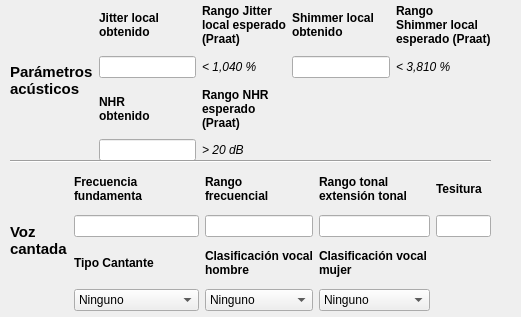
    <widget class="QWidget" name="tab4">
     <property name="geometry">
      <rect>
       <x>0</x>
       <y>0</y>
       <width>521</width>
       <height>317</height>
      </rect>
     </property>
     <attribute name="label">
      <string>Parámetros acústicos y voz cantada</string>
     </attribute>
     <widget class="QWidget" name="layoutWidget_4">
      <property name="geometry">
       <rect>
        <x>10</x>
        <y>0</y>
        <width>481</width>
        <height>161</height>
       </rect>
      </property>
      <layout class="QGridLayout" name="gridLayout_7">
       <item row="1" column="3">
        <widget class="QLineEdit" name="editSLO">
         <property name="inputMethodHints">
          <set>Qt::ImhFormattedNumbersOnly</set>
         </property>
        </widget>
       </item>
       <item row="1" column="4">
        <widget class="QLabel" name="label_52">
         <property name="font">
          <font>
           <italic>true</italic>
          </font>
         </property>
         <property name="text">
          <string>&lt; 3,810 %</string>
         </property>
        </widget>
       </item>
       <item row="3" column="1">
        <widget class="QLineEdit" name="editNHR">
         <property name="inputMethodHints">
          <set>Qt::ImhDigitsOnly</set>
         </property>
        </widget>
       </item>
       <item row="3" column="2">
        <widget class="QLabel" name="label_49">
         <property name="font">
          <font>
           <italic>true</italic>
          </font>
         </property>
         <property name="text">
          <string>&gt; 20 dB</string>
         </property>
        </widget>
       </item>
       <item row="2" column="1">
        <widget class="QLabel" name="label_47">
         <property name="font">
          <font>
           <pointsize>9</pointsize>
           <weight>75</weight>
           <bold>true</bold>
          </font>
         </property>
         <property name="text">
          <string>NHR
obtenido</string>
         </property>
        </widget>
       </item>
       <item row="2" column="2">
        <widget class="QLabel" name="label_48">
         <property name="font">
          <font>
           <pointsize>9</pointsize>
           <weight>75</weight>
           <bold>true</bold>
          </font>
         </property>
         <property name="text">
          <string>Rango NHR
esperado
(Praat)</string>
         </property>
        </widget>
       </item>
       <item row="0" column="4">
        <widget class="QLabel" name="label_50">
         <property name="font">
          <font>
           <pointsize>9</pointsize>
           <weight>75</weight>
           <italic>false</italic>
           <bold>true</bold>
          </font>
         </property>
         <property name="text">
          <string>Rango
Shimmer local
esperado (Praat)</string>
         </property>
        </widget>
       </item>
       <item row="0" column="2">
        <widget class="QLabel" name="label_46">
         <property name="font">
          <font>
           <pointsize>9</pointsize>
           <weight>75</weight>
           <italic>false</italic>
           <bold>true</bold>
          </font>
         </property>
         <property name="text">
          <string>Rango Jitter
local esperado
(Praat)</string>
         </property>
        </widget>
       </item>
       <item row="0" column="1">
        <widget class="QLabel" name="label_45">
         <property name="font">
          <font>
           <pointsize>9</pointsize>
           <weight>75</weight>
           <bold>true</bold>
          </font>
         </property>
         <property name="text">
          <string>Jitter local
obtenido</string>
         </property>
        </widget>
       </item>
       <item row="1" column="2">
        <widget class="QLabel" name="label_51">
         <property name="font">
          <font>
           <italic>true</italic>
          </font>
         </property>
         <property name="text">
          <string>&lt; 1,040 %</string>
         </property>
        </widget>
       </item>
       <item row="1" column="1">
        <widget class="QLineEdit" name="editJLO">
         <property name="inputMethodHints">
          <set>Qt::ImhFormattedNumbersOnly</set>
         </property>
        </widget>
       </item>
       <item row="0" column="3">
        <widget class="QLabel" name="label_43">
         <property name="font">
          <font>
           <pointsize>9</pointsize>
           <weight>75</weight>
           <bold>true</bold>
          </font>
         </property>
         <property name="text">
          <string>Shimmer local
obtenido</string>
         </property>
        </widget>
       </item>
       <item row="0" column="0" rowspan="4">
        <widget class="QLabel" name="label_44">
         <property name="font">
          <font>
           <pointsize>11</pointsize>
           <weight>75</weight>
           <bold>true</bold>
          </font>
         </property>
         <property name="text">
          <string>Parámetros
acústicos</string>
         </property>
        </widget>
       </item>
      </layout>
     </widget>
     <widget class="QWidget" name="layoutWidget_5">
      <property name="geometry">
       <rect>
        <x>10</x>
        <y>160</y>
        <width>481</width>
        <height>151</height>
       </rect>
      </property>
      <layout class="QGridLayout" name="gridLayout_8">
       <item row="2" column="1">
        <widget class="QLineEdit" name="editFF">
         <property name="inputMethodHints">
          <set>Qt::ImhFormattedNumbersOnly</set>
         </property>
        </widget>
       </item>
       <item row="2" column="2">
        <widget class="QLineEdit" name="editRFF">
         <property name="inputMethodHints">
          <set>Qt::ImhFormattedNumbersOnly</set>
         </property>
        </widget>
       </item>
       <item row="3" column="2">
        <widget class="QLabel" name="label_56">
         <property name="font">
          <font>
           <pointsize>9</pointsize>
           <weight>75</weight>
           <bold>true</bold>
          </font>
         </property>
         <property name="text">
          <string>Clasificación vocal
hombre</string>
         </property>
        </widget>
       </item>
       <item row="2" column="4">
        <widget class="QLineEdit" name="editT">
         <property name="inputMethodHints">
          <set>Qt::ImhFormattedNumbersOnly</set>
         </property>
        </widget>
       </item>
       <item row="1" column="1">
        <widget class="QLabel" name="label_59">
         <property name="font">
          <font>
           <pointsize>9</pointsize>
           <weight>75</weight>
           <bold>true</bold>
          </font>
         </property>
         <property name="text">
          <string>Frecuencia
fundamenta</string>
         </property>
        </widget>
       </item>
       <item row="3" column="1">
        <widget class="QLabel" name="label_55">
         <property name="font">
          <font>
           <pointsize>9</pointsize>
           <weight>75</weight>
           <bold>true</bold>
          </font>
         </property>
         <property name="text">
          <string>Tipo Cantante</string>
         </property>
        </widget>
       </item>
       <item row="1" column="2">
        <widget class="QLabel" name="label_58">
         <property name="font">
          <font>
           <pointsize>9</pointsize>
           <weight>75</weight>
           <italic>false</italic>
           <bold>true</bold>
          </font>
         </property>
         <property name="text">
          <string>Rango
frecuencial</string>
         </property>
        </widget>
       </item>
       <item row="1" column="4">
        <widget class="QLabel" name="label_57">
         <property name="font">
          <font>
           <pointsize>9</pointsize>
           <weight>75</weight>
           <italic>false</italic>
           <bold>true</bold>
          </font>
         </property>
         <property name="text">
          <string>Tesitura</string>
         </property>
        </widget>
       </item>
       <item row="3" column="3">
        <widget class="QLabel" name="label_63">
         <property name="font">
          <font>
           <pointsize>9</pointsize>
           <weight>75</weight>
           <bold>true</bold>
          </font>
         </property>
         <property name="text">
          <string>Clasificación vocal
mujer</string>
         </property>
        </widget>
       </item>
       <item row="2" column="3">
        <widget class="QLineEdit" name="editRET">
         <property name="inputMethodHints">
          <set>Qt::ImhFormattedNumbersOnly</set>
         </property>
        </widget>
       </item>
       <item row="4" column="1">
        <widget class="QComboBox" name="comboTC">
         <item>
          <property name="text">
           <string>Ninguno</string>
          </property>
         </item>
         <item>
          <property name="text">
           <string>Cantante popular</string>
          </property>
         </item>
         <item>
          <property name="text">
           <string>Cantante lírico</string>
          </property>
         </item>
        </widget>
       </item>
       <item row="1" column="3">
        <widget class="QLabel" name="label_62">
         <property name="font">
          <font>
           <pointsize>9</pointsize>
           <weight>75</weight>
           <bold>true</bold>
          </font>
         </property>
         <property name="text">
          <string>Rango tonal
extensión tonal</string>
         </property>
        </widget>
       </item>
       <item row="4" column="3">
        <widget class="QComboBox" name="comboCVM">
         <item>
          <property name="text">
           <string>Ninguno</string>
          </property>
         </item>
         <item>
          <property name="text">
           <string>Soprano</string>
          </property>
         </item>
         <item>
          <property name="text">
           <string>Mezzosoprano</string>
          </property>
         </item>
         <item>
          <property name="text">
           <string>Contralto</string>
          </property>
         </item>
        </widget>
       </item>
       <item row="4" column="2">
        <widget class="QComboBox" name="comboCVH">
         <item>
          <property name="text">
           <string>Ninguno</string>
          </property>
         </item>
         <item>
          <property name="text">
           <string>Tenor</string>
          </property>
         </item>
         <item>
          <property name="text">
           <string>Barítono</string>
          </property>
         </item>
         <item>
          <property name="text">
           <string>Bajo</string>
          </property>
         </item>
        </widget>
       </item>
       <item row="1" column="0" rowspan="4">
        <widget class="QLabel" name="label_60">
         <property name="font">
          <font>
           <pointsize>11</pointsize>
           <weight>75</weight>
           <bold>true</bold>
          </font>
         </property>
         <property name="text">
          <string>Voz
cantada</string>
         </property>
        </widget>
       </item>
       <item row="0" column="0" colspan="5">
        <widget class="Line" name="line_5">
         <property name="orientation">
          <enum>Qt::Horizontal</enum>
         </property>
        </widget>
       </item>
      </layout>
     </widget>
    </widget>
